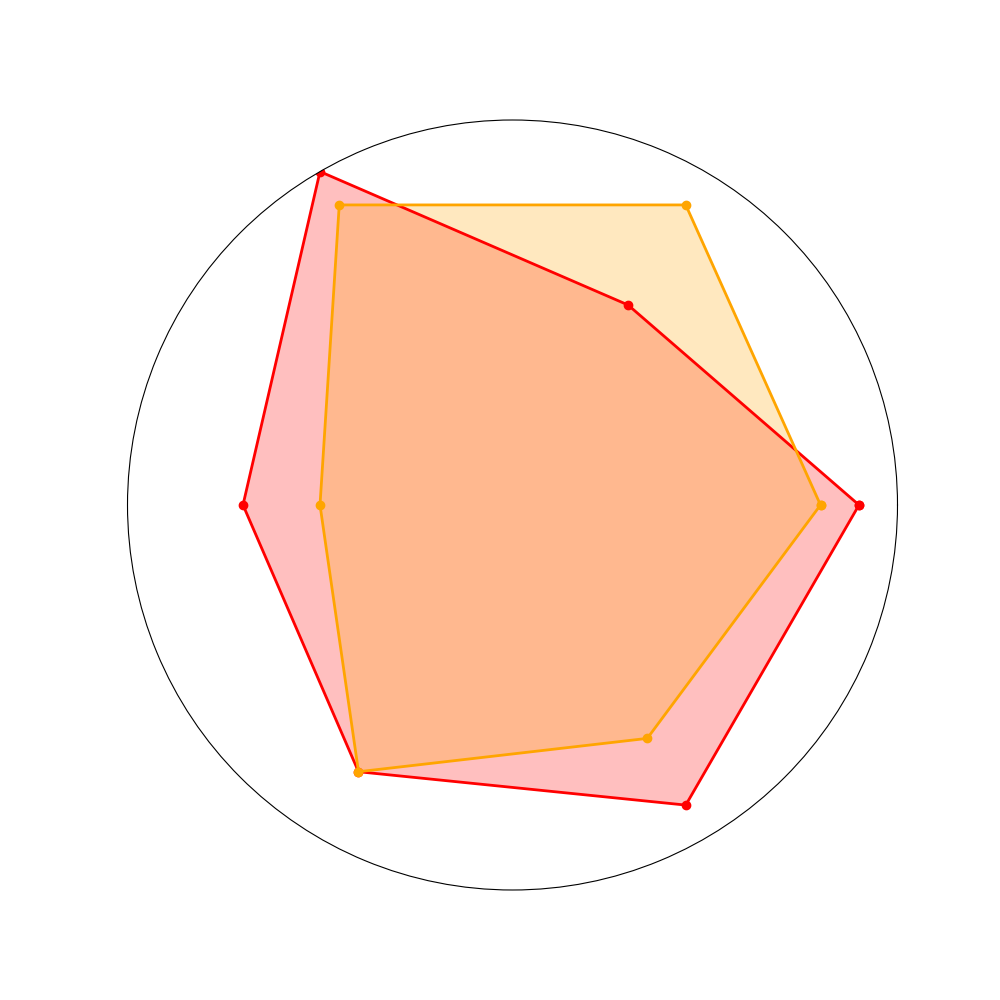

The script that drew this image:
import numpy as np
import matplotlib.pyplot as plt
from math import pi

dragonscore = [9, 6, 10, 7, 8, 9]
phoenixscore = [8, 9, 9, 5, 8, 7]

angles = np.linspace(0, 2 * pi, len(dragonscore), endpoint=False).tolist()
angles += angles[:1]

dragonscore += dragonscore[:1]
phoenixscore += phoenixscore[:1]

fig, ax = plt.subplots(figsize=(10, 10), subplot_kw=dict(polar=True))

ax.plot(angles, dragonscore, linewidth=2, linestyle='-', marker='o', color='red')
ax.fill(angles, dragonscore, 'red', alpha=0.25)

ax.plot(angles, phoenixscore, linewidth=2, linestyle='-', marker='o', color='orange')
ax.fill(angles, phoenixscore, 'orange', alpha=0.25)

plt.xticks([], [])  # Remove axis labels
plt.yticks([])  # Remove radial labels
plt.ylim(0, 10)

plt.show()
